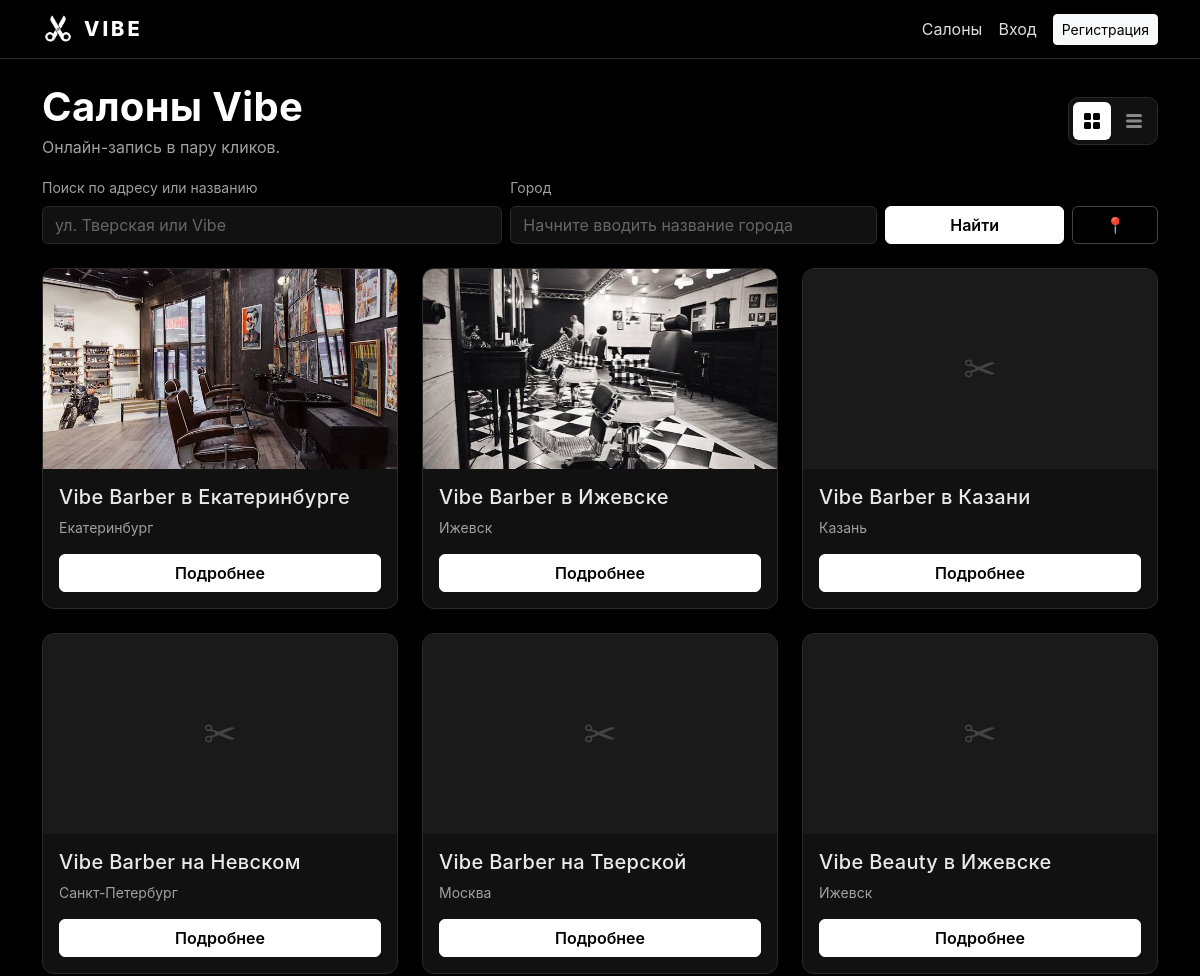
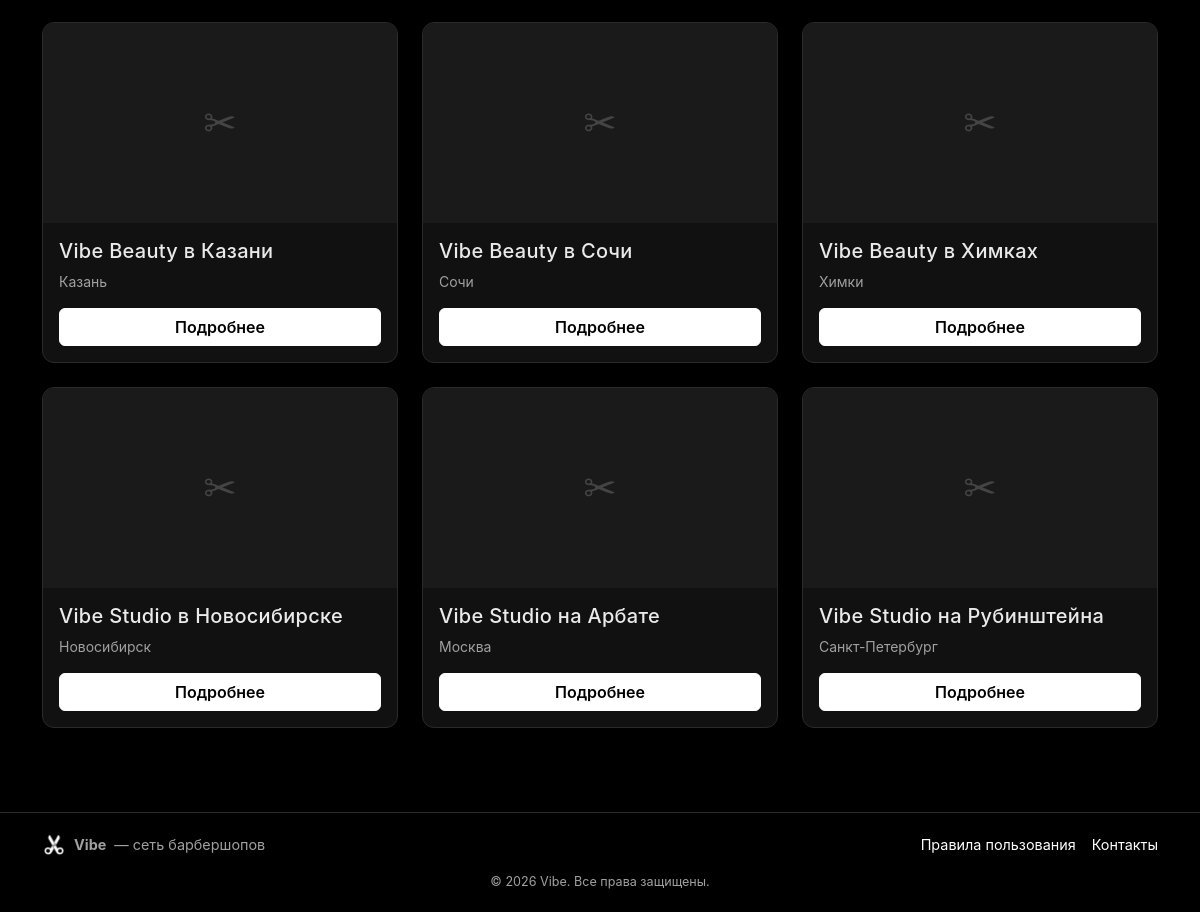
The page / on the database its author committed (2 pictures, top to bottom).
### app/models.py (models this page shows, shortened)
class City(db.Model):
    __tablename__ = "cities"
    id = db.Column(db.Integer, primary_key=True)
    region_id = db.Column(db.Integer, db.ForeignKey("regions.id"), nullable=False)
    name = db.Column(db.String(100), nullable=False)
    latitude = db.Column(db.Float)
    longitude = db.Column(db.Float)
    salons = db.relationship("Salon", backref="city")

class Salon(db.Model):
    __tablename__ = "salons"
    id = db.Column(db.Integer, primary_key=True)
    city_id = db.Column(db.Integer, db.ForeignKey("cities.id"), nullable=True)
    name = db.Column(db.String(150), nullable=False)
    address = db.Column(db.String(255), nullable=False)
    phone = db.Column(db.String(30))
    description = db.Column(db.Text)
    photo_url = db.Column(db.String(500))
    latitude = db.Column(db.Float)
    longitude = db.Column(db.Float)
    kind = db.Column(db.String(20), default="barber")
    is_active = db.Column(db.Boolean, default=True)
    created_at = db.Column(db.DateTime, default=datetime.utcnow)
    services = db.relationship("Service", backref="salon", cascade="all, delete-orphan")
    specialists = db.relationship("Specialist", backref="salon", cascade="all, delete-orphan")
    bookings = db.relationship("Booking", backref="salon", cascade="all, delete-orphan")
    photos = db.relationship("SalonPhoto", backref="salon",
                             cascade="all, delete-orphan",
                             order_by="SalonPhoto.position")
    @property
    def photo_src(self):
        return _resolve_media(self.photo_url)

### app/main.py (the view)
@main_bp.route("/")
def index():
    q = (request.args.get("q") or "").strip()
    city_id = request.args.get("city_id", type=int)
    view = request.args.get("view", "cards")
    if view not in ("cards", "list"):
        view = "cards"
    query = Salon.query.filter_by(is_active=True)
    if city_id:
        query = query.filter_by(city_id=city_id)
    if q:
        like = f"%{q}%"
        query = query.filter(db.or_(Salon.address.ilike(like),
                                    Salon.name.ilike(like),
                                    Salon.description.ilike(like)))
    salons = query.order_by(Salon.name).all()
    regions = Region.query.order_by(Region.name).all()
    return render_template("index.html", salons=salons, regions=regions,
                           q=q, selected_city_id=city_id, view=view)

### app/models.py (called while the page is built)
def _resolve_media(path):
    if not path:
        return None
    if path.startswith(("http://", "https://")):
        return path
    return url_for("static", filename=f"uploads/salons/{path}")

### app/templates/index.html (shortened to what this page needs)
{% extends "base.html" %}
{% block content %}
  <div class="d-flex justify-content-between align-items-center mb-3 flex-wrap gap-2">
    <div>
      <h1 class="fw-bold mb-1">Салоны Vibe</h1>
      <p class="text-light-50 mb-0">Онлайн-запись в пару кликов.</p>
    </div>
    <div class="view-toggle" role="group">
      <a href="{{ url_for('main.index', q=q, city_id=selected_city_id, view='cards') }}"
         class="{{ 'active' if view == 'cards' else '' }}" title="Карточки">
        <svg width="16" height="16" viewBox="0 0 16 16" fill="currentColor">
          <rect x="0" y="0" width="7" height="7" rx="1.5"/>
          <rect x="9" y="0" width="7" height="7" rx="1.5"/>
          <rect x="0" y="9" width="7" height="7" rx="1.5"/>
          <rect x="9" y="9" width="7" height="7" rx="1.5"/>
        </svg>
      </a>
      <a href="{{ url_for('main.index', q=q, city_id=selected_city_id, view='list') }}"
         class="{{ 'active' if view == 'list' else '' }}" title="Список">
        <svg width="16" height="16" viewBox="0 0 16 16" fill="currentColor">
          <rect x="0" y="1" width="16" height="3" rx="1.5"/>
          <rect x="0" y="6.5" width="16" height="3" rx="1.5"/>
          <rect x="0" y="12" width="16" height="3" rx="1.5"/>
        </svg>
      </a>
    </div>
  </div>
  <form method="get" class="row g-2 mb-4 align-items-end" id="filters">
    <div class="col-md-5">
      <label class="form-label small text-light-50">Поиск по адресу или названию</label>
      <input type="text" name="q" class="form-control" value="{{ q }}"
             placeholder="ул. Тверская или Vibe">
    </div>
    <div class="col-md-4 position-relative">
      <label class="form-label small text-light-50">Город</label>
      <input type="text" id="city-search" class="form-control"
             placeholder="Начните вводить название города"
             autocomplete="off"
             value="{% for r in regions %}{% for c in r.cities %}{% if c.id == selected_city_id %}{{ c.name }}{% endif %}{% endfor %}{% endfor %}">
    </div>
    <div class="col-md-2">
      <button type="submit" class="btn btn-brand w-100">Найти</button>
    </div>
    <div class="col-md-1">
      <button type="button" class="btn btn-outline-secondary w-100" id="geo-btn"
              title="Определить мой город">📍</button>
    </div>
  </form>
  {% if view == 'cards' %}
    <div class="row g-4">
      {% for salon in salons %}
        <div class="col-md-6 col-lg-4">
          <div class="card card-salon">
            <div class="salon-photo"
                 {% if salon.photo_src %}style="background-image:url('{{ salon.photo_src }}')"{% endif %}>
              {% if not salon.photo_src %}✂{% endif %}
            </div>
            <div class="card-body">
              <h5 class="card-title mb-2">{{ salon.name }}</h5>
              <p class="card-text small text-light-50 mb-3">
                {% if salon.city %}{{ salon.city.name }}{% endif %}
              </p>
              <a href="{{ url_for('main.salon_detail', salon_id=salon.id) }}"
                 class="btn btn-brand w-100">Подробнее</a>
            </div>
          </div>
        </div>
      {% endfor %}
    </div>
  {% endif %}
{% endblock %}

### app/templates/base.html (shortened to what this page needs)
<!doctype html>
<html lang="ru">
<head>
  <link href="https://cdn.jsdelivr.net/npm/bootstrap@5.3.3/dist/css/bootstrap.min.css" rel="stylesheet">
  <link href="{{ url_for('static', filename='css/style.css') }}" rel="stylesheet">
</head>
<body>
  <nav class="navbar navbar-expand-lg navbar-dark app-navbar">
    <div class="container">
      <a class="navbar-brand" href="{{ url_for('main.index') }}">
        <img src="{{ url_for('static', filename='img/logo.png') }}" alt="Vibe">
        <span class="brand-text">Vibe</span>
      </a>
      <div class="collapse navbar-collapse" id="nav">
        <ul class="navbar-nav ms-auto align-items-lg-center">
          <li class="nav-item"><a class="nav-link" href="{{ url_for('main.index') }}">Салоны</a></li>
          {% if current_user.is_authenticated %}
            {% if current_user.is_admin() %}
              <li class="nav-item"><a class="nav-link" href="{{ url_for('admin.dashboard') }}">Админ-панель</a></li>
            {% elif current_user.is_moderator() %}
              <li class="nav-item"><a class="nav-link" href="{{ url_for('moderator.dashboard') }}">Кабинет модератора</a></li>
            {% endif %}
            <li class="nav-item"><a class="nav-link" href="{{ url_for('main.profile') }}">Личный кабинет</a></li>
            <li class="nav-item"><span class="nav-link text-light-50">{{ current_user.full_name }}</span></li>
            <li class="nav-item"><a class="btn btn-outline-light btn-sm ms-2" href="{{ url_for('auth.logout') }}">Выйти</a></li>
          {% else %}
            <li class="nav-item"><a class="nav-link" href="{{ url_for('auth.login') }}">Вход</a></li>
            <li class="nav-item"><a class="btn btn-light btn-sm ms-2" href="{{ url_for('auth.register') }}">Регистрация</a></li>
          {% endif %}
        </ul>
      </div>
    </div>
  </nav>
  <main class="container py-4">
    {% block content %}{% endblock %}
  </main>
  <footer class="vibe-footer">
    <div class="container">
      <div class="d-flex flex-wrap justify-content-between align-items-center mb-3">
        <div class="d-flex align-items-center gap-2">
          <img src="{{ url_for('static', filename='img/logo.png') }}" alt="Vibe">
          <strong>Vibe</strong> — сеть барбершопов
        </div>
        <div class="d-flex gap-3">
          <a href="{{ url_for('main.rules') }}">Правила пользования</a>
          <a href="{{ url_for('main.contacts') }}">Контакты</a>
        </div>
      </div>
      <div class="small text-light-50 text-center">© {{ now.year }} Vibe. Все права защищены.</div>
    </div>
  </footer>
</body>
</html>

### app/static/css/style.css (style rules this page uses)
:root { --vibe-black: #000000; --vibe-dark: #111111; --vibe-gray: #1c1c1c; --vibe-border: #2a2a2a; --vibe-muted: #a0a0a0; --vibe-accent: #ffffff; }
* { box-sizing: border-box; }
body { background: var(--vibe-black); color: #eaeaea; font-family: -apple-system, "Segoe UI", Roboto, "Helvetica Neue", Arial, sans-serif; min-height: 100vh; display: flex; flex-direction: column; }
main { flex: 1; }
a { color: #ffffff; text-decoration: none; }
.app-navbar { background: #000 !important; border-bottom: 1px solid var(--vibe-border); }
.navbar-brand { display: flex; align-items: center; gap: 10px; }
.navbar-brand img { height: 32px; width: auto; }
.navbar-brand .brand-text { font-weight: 800; letter-spacing: 3px; text-transform: uppercase; color: #fff; }
.app-navbar .nav-link { color: #ddd !important; }
.vibe-footer { border-top: 1px solid var(--vibe-border); padding: 20px 0; margin-top: 60px; color: var(--vibe-muted); font-size: .9rem; background: #000; }
.vibe-footer img { height: 24px; width: auto; }
.card, .card-salon { background: var(--vibe-dark); border: 1px solid var(--vibe-border); color: #eaeaea; border-radius: 12px; }
.card-salon { overflow: hidden; transition: transform .15s, border-color .15s; height: 100%; display: flex; flex-direction: column; }
.card-salon .card-body { display: flex; flex-direction: column; flex: 1; }
.card-salon .card-body .btn { margin-top: auto; }
.salon-photo { height: 200px; background: #1a1a1a center/cover no-repeat; display: flex; align-items: center; justify-content: center; color: #444; font-size: 2.5rem; flex-shrink: 0; }
.text-light-50 { color: var(--vibe-muted) !important; }
h1, h2, h3, h4, h5 { color: #fff; letter-spacing: .3px; }
.btn-brand { background: #ffffff; border-color: #ffffff; color: #000; font-weight: 600; }
.btn-outline-secondary { color: #cccccc; border-color: #444; }
.form-control, .form-select { background: var(--vibe-dark); border: 1px solid var(--vibe-border); color: #eaeaea; }
.form-control::placeholder { color: #666; }
.view-toggle { display: inline-flex; gap: 4px; padding: 4px; border: 1px solid var(--vibe-border); border-radius: 10px; background: var(--vibe-dark); }
.view-toggle a { display: inline-flex; align-items: center; justify-content: center; width: 38px; height: 38px; border-radius: 6px; color: #888; transition: background .15s, color .15s; }
.view-toggle a.active { background: #fff; color: #000; }
.view-toggle svg { display: block; }

### rows shown on the page
Salon: photo_url (picture), name "Vibe Barber в Екатеринбурге", city.name "Екатеринбург"
Salon: photo_url (picture), name "Vibe Barber в Ижевске", city.name "Ижевск"
Salon: name "Vibe Barber в Казани", city.name "Казань"
Salon: name "Vibe Barber на Невском", city.name "Санкт-Петербург"
Salon: name "Vibe Barber на Тверской", city.name "Москва"
Salon: name "Vibe Beauty в Ижевске", city.name "Ижевск"
Salon: name "Vibe Beauty в Казани", city.name "Казань"
Salon: name "Vibe Beauty в Сочи", city.name "Сочи"
Salon: name "Vibe Beauty в Химках", city.name "Химки"
Salon: name "Vibe Studio в Новосибирске", city.name "Новосибирск"
Salon: name "Vibe Studio на Арбате", city.name "Москва"
Salon: name "Vibe Studio на Рубинштейна", city.name "Санкт-Петербург"
